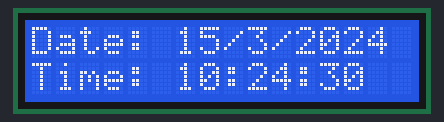
Recording of a sketch running on a simulated Arduino Uno, built with avr-gcc and run on an emulated ATmega328P. Shown: 16×2 character LCD. The local clock reads 2024-03-15 10:24:30 at power-on unless the sketch sets it.

Above: at 0.1 s.
At 4.3 s:
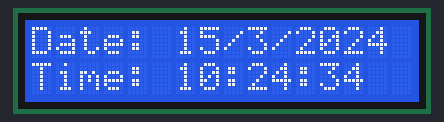
At 9.4 s:
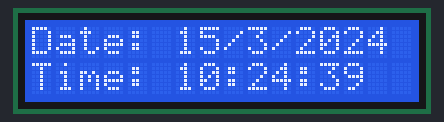
At 18.7 s:
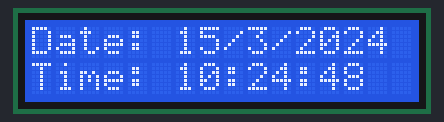
At 28.0 s:
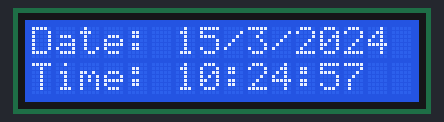
At 38.3 s:
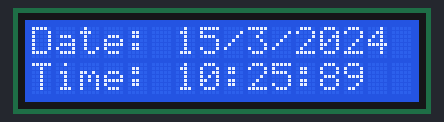

Measured:
- what the display in image 1 shows lasts 1.0 s, from 4.2 s to 5.2 s

The sketch:

Ds3231_lcd.ino
```cpp
#include <Wire.h>
#include <RTClib.h>
#include <LiquidCrystal_I2C.h>

RTC_DS3231 rtc;
LiquidCrystal_I2C lcd (0x27,16,2);

char namaHari[7][12] = {"Minggu", "Senin", "Selasa", "Rabu", "Kamis", "Jumat", "Sabtu"};
char namaBulan[12][12]={"Jan","Feb","Mar","Apr","mei","Jun","Jul","Agu","Sep","Okt","Nov","Des"};

void setup() {
  Serial.begin(9600);
  lcd.init();
  lcd.backlight();
  lcd.setCursor(0,0);

  if (!rtc.begin()) {
    Serial.println("RTC tidak terbaca");
    lcd.setCursor(0,0);
    lcd.print("RTC tidak terbaca");
    while (1);
  }

  if (rtc.lostPower()) {
    Serial.println("RTC lost power, let's set the time!");
   rtc.adjust(DateTime(2024, 2, 6, 12, 45, 00));
  }
}

void loop() {
  DateTime now = rtc.now();

lcd.setCursor(0, 1);
  lcd.print("Time: ");
  lcd.print(now.hour(), DEC);
  lcd.print(':');
  lcd.print(now.minute(), DEC);
  lcd.print(':');
  lcd.print(now.second(), DEC);

  // Tampilkan tanggal pada LCD
  lcd.setCursor(0, 0);
  lcd.print("Date: ");
  lcd.print(now.day(), DEC);
  lcd.print('/');
  lcd.print(now.month(), DEC);
  lcd.print('/');
  lcd.print(now.year(), DEC);

  delay(1000);
}
```
